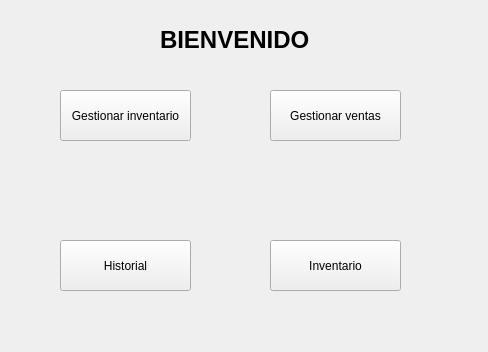
<?xml version="1.0" encoding="UTF-8"?>
<ui version="4.0">
 <class>Form</class>
 <widget class="QWidget" name="Form">
  <property name="geometry">
   <rect>
    <x>0</x>
    <y>0</y>
    <width>488</width>
    <height>352</height>
   </rect>
  </property>
  <property name="windowTitle">
   <string>Menu Principal</string>
  </property>
  <widget class="QPushButton" name="pushButton">
   <property name="geometry">
    <rect>
     <x>60</x>
     <y>90</y>
     <width>131</width>
     <height>51</height>
    </rect>
   </property>
   <property name="text">
    <string>Gestionar inventario</string>
   </property>
  </widget>
  <widget class="QPushButton" name="pushButton_2">
   <property name="geometry">
    <rect>
     <x>270</x>
     <y>90</y>
     <width>131</width>
     <height>51</height>
    </rect>
   </property>
   <property name="text">
    <string>Gestionar ventas</string>
   </property>
  </widget>
  <widget class="QPushButton" name="pushButton_3">
   <property name="geometry">
    <rect>
     <x>60</x>
     <y>240</y>
     <width>131</width>
     <height>51</height>
    </rect>
   </property>
   <property name="text">
    <string>Historial</string>
   </property>
  </widget>
  <widget class="QPushButton" name="pushButton_5">
   <property name="geometry">
    <rect>
     <x>270</x>
     <y>240</y>
     <width>131</width>
     <height>51</height>
    </rect>
   </property>
   <property name="text">
    <string>Inventario</string>
   </property>
  </widget>
  <widget class="QLabel" name="label">
   <property name="geometry">
    <rect>
     <x>160</x>
     <y>10</y>
     <width>231</width>
     <height>61</height>
    </rect>
   </property>
   <property name="text">
    <string>&lt;html&gt;&lt;head/&gt;&lt;body&gt;&lt;p&gt;&lt;span style=&quot; font-size:18pt; font-weight:700;&quot;&gt;BIENVENIDO&lt;/span&gt;&lt;/p&gt;&lt;/body&gt;&lt;/html&gt;</string>
   </property>
  </widget>
 </widget>
 <resources/>
 <connections/>
</ui>
